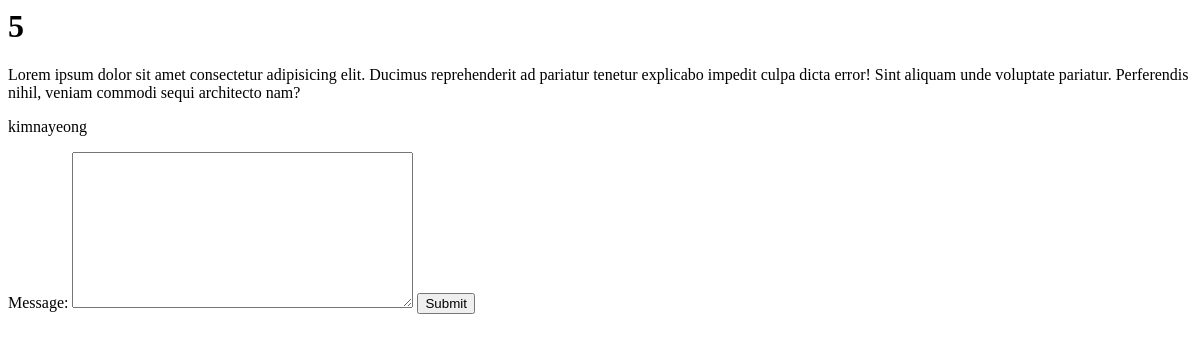
Page /blog/5/ on the earlier database version.
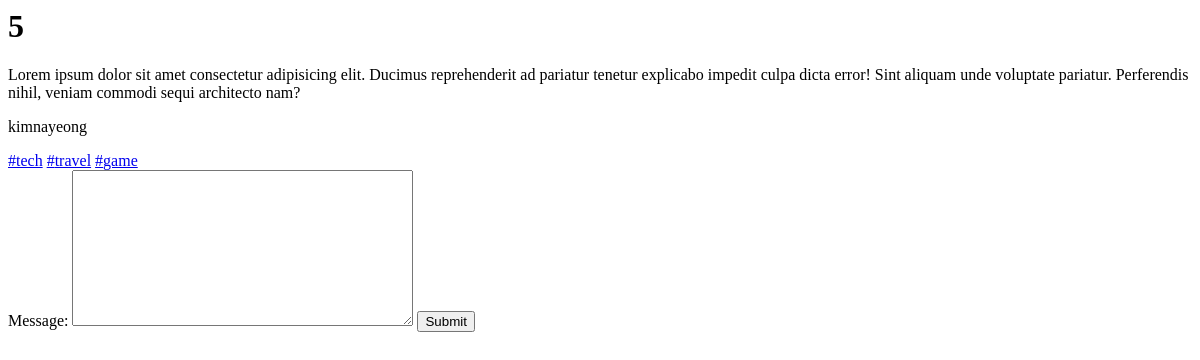
Same page on the later database version.
### blog/models.py (models this page shows, shortened)
class Tag(models.Model):
    name = models.CharField(max_length=50, unique=True)

### blog/views.py (the view, shortened to what this page needs)
# urls.py: path("<int:pk>/", views.postdetail, name="postdetail"),
def postdetail(request, pk):
    post = Post.objects.get(pk=pk)
    form = CommentForm()
    return render(request, "blog/postdetail.html", {"post": post, "form": form})

### blog/forms.py
class CommentForm(forms.Form):
    message = forms.CharField(widget=forms.Textarea)

### blog/templates/blog/postdetail.html (shortened to what this page needs)
<h1>{{ post.title }}</h1>
<p>{{ post.content }}</p>
<p>{{ post.author }}</p>
{% for tag in post.tags.all %}
<a href="/blog/tag/{{ tag.name }}">#{{tag.name}}</a>
{% endfor %}
<form action="" method="post">
  {{ form }}
  <input type="submit">
</form>

Differences in the rows shown:
added Tag: name "tech"
added Tag: name "travel"
added Tag: name "game"
